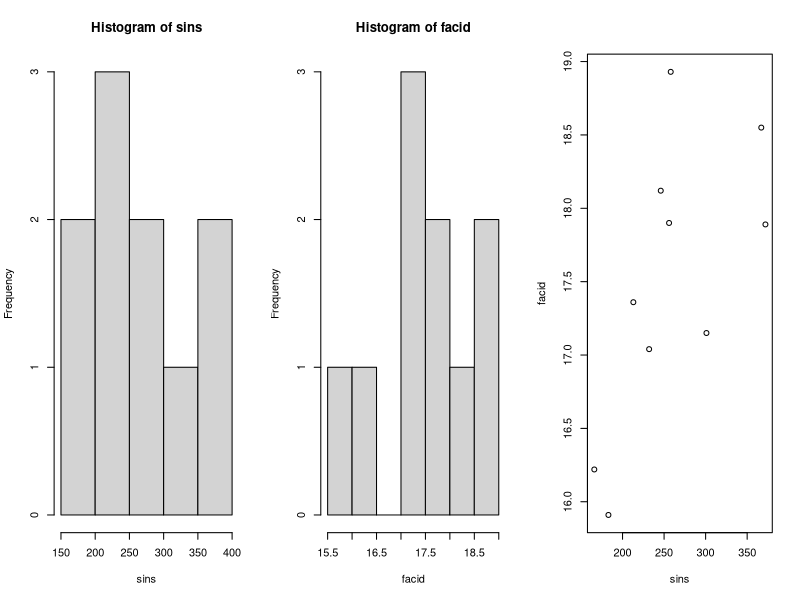
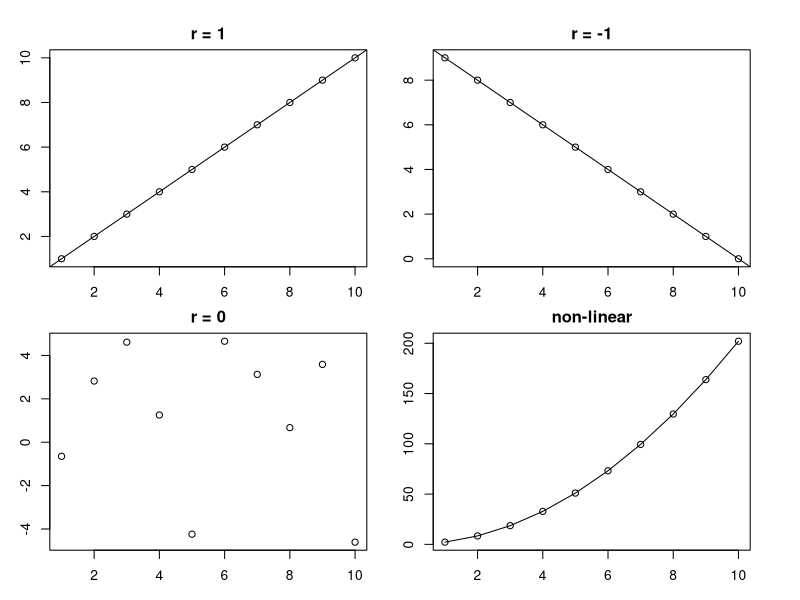
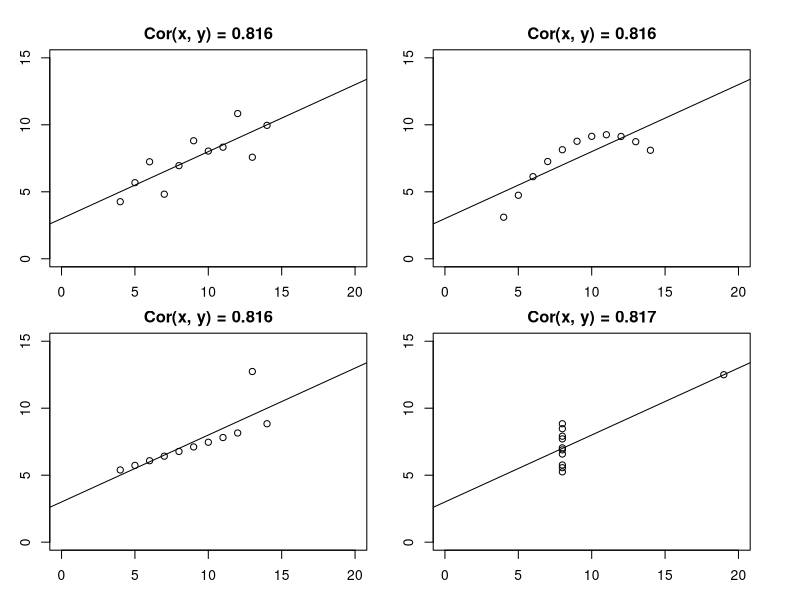
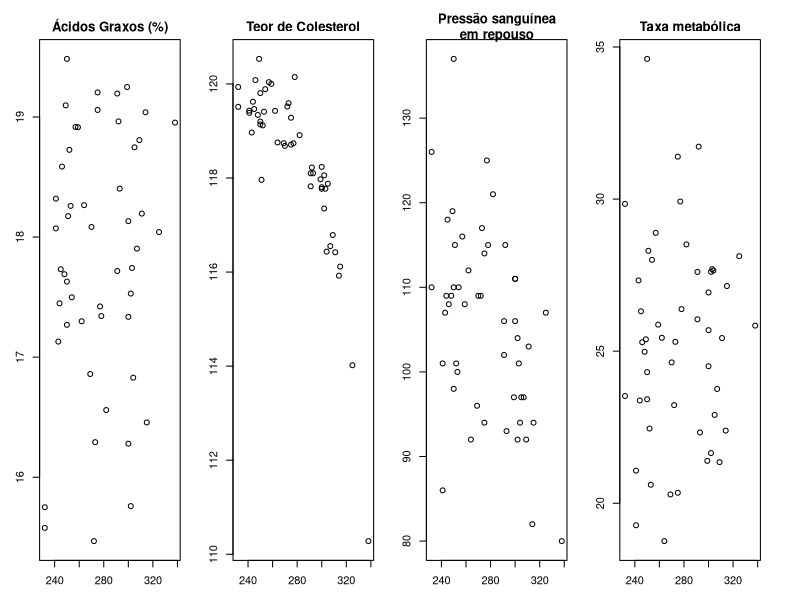
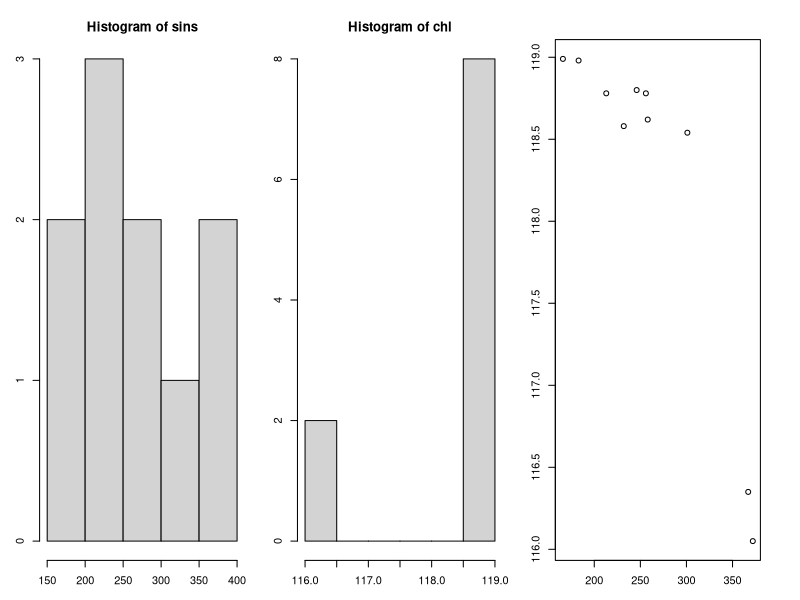
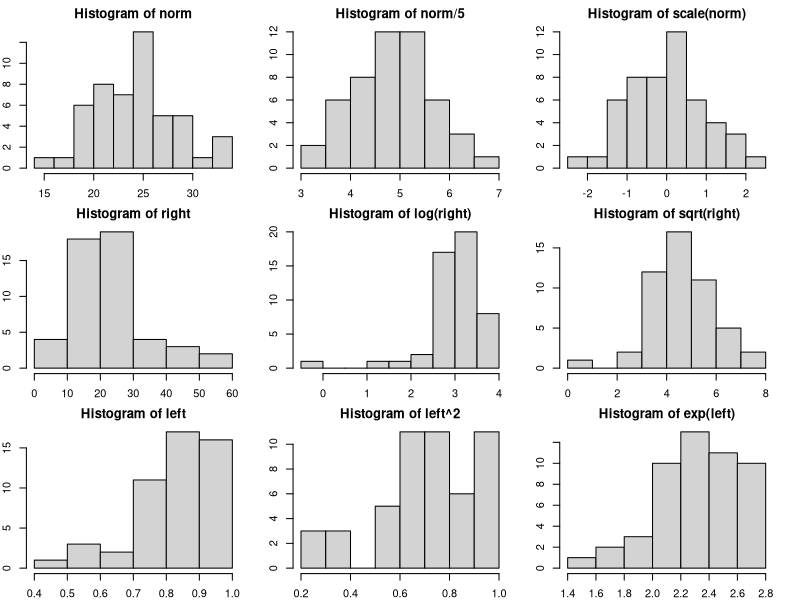
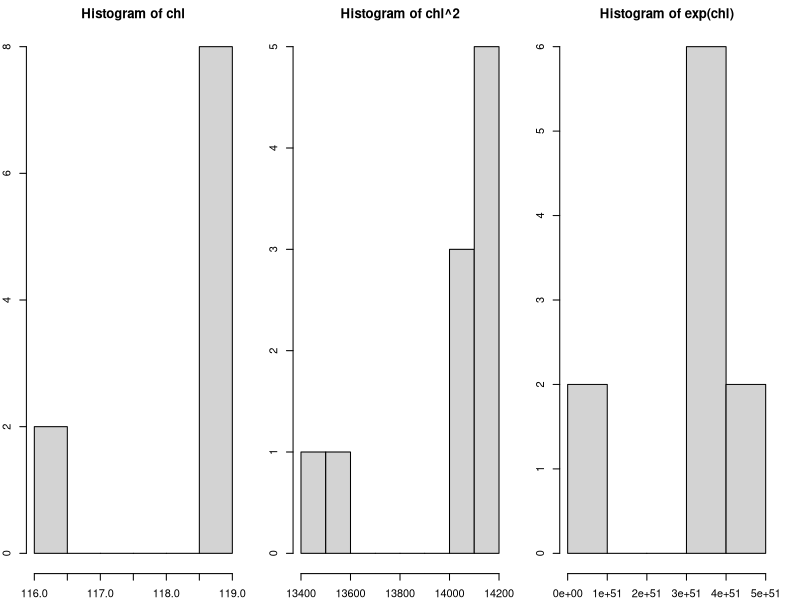
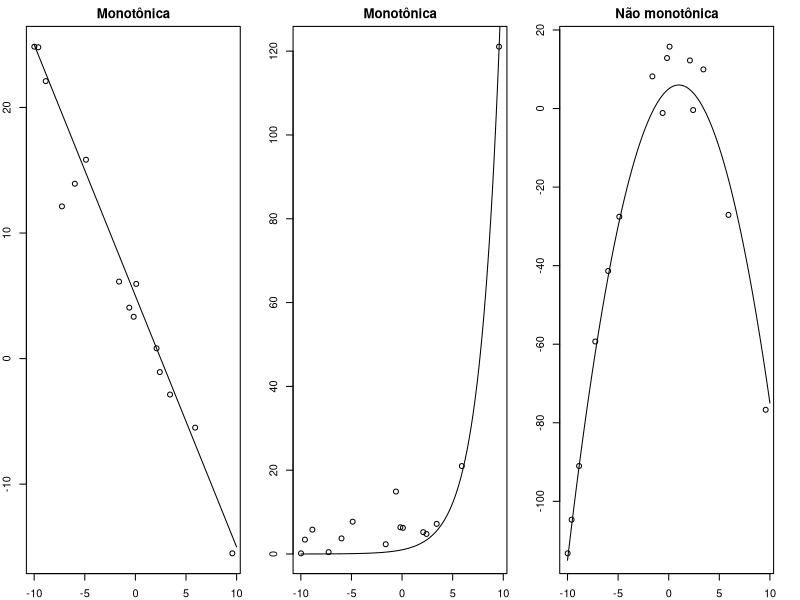

These figures' R source, in order:
## ---- chunk 1
on_change_size <- function(before, options, envir) {
    if (before)
        return(paste(options$change_size))
}

knitr::knit_hooks$set(change_size = on_change_size)
knitr::opts_chunk$set(prompt = TRUE,
                      warning = FALSE,
                      dev.args=list(pointsize=17),
                      change_size='\\small')
set.seed(551991)
## ---- chunk 2
sins  <- c(183, 232, 166, 258, 213, 246, 256, 372, 367, 301)
facid <- c(15.91, 17.04, 16.22, 18.93, 17.36, 18.12, 17.90, 17.89, 18.55, 17.15)
name  <- c("Sensibilidade à Insulina", "Ácidos Graxos (%)")

knitr::kable(cbind(sins[1:5], facid[1:5], sins[6:10], facid[6:10]),
             col.names = rep(name, 2), digits = 2,
             caption = paste("Medidas de sensibilidade à insulina e composição",
                             "de ácido graxos em diabéticos"))
## ---- chunk 3
sins  <- c(183, 232, 166, 258, 213, 246, 256, 372, 367, 301)
facid <- c(15.91, 17.04, 16.22, 18.93, 17.36, 18.12, 17.90,
           17.89, 18.55, 17.15)
par(mfrow=c(1,3))
hist(sins)
hist(facid)
plot(sins, facid)
## ---- chunk 4
par(mfrow = c(2,2), oma=rep(1,4), mar=rep(2,4))

plot(1:10, 1:10, main = "r = 1", xlab="x", ylab="y")
abline(0, 1)

plot(1:10, 10-(1:10), main = "r = -1", xlab="x", ylab="y")
abline(10, -1)

plot(1:10, runif(10, -5, 5), main = "r = 0", xlab="x", ylab="y")
abline(6, 0)

plot(1:10,  2*(1:10)^2 + (1:10)/5, main = "non-linear", xlab="x", ylab="y")
lines(1:10, 2*(1:10)^2 + (1:10)/5)
## ---- chunk 5
cov(sins, facid) /sqrt(var(sins) * var(facid))
cor(sins, facid)
cor(sins, facid)^2
## ---- chunk 6
cor.test(sins, facid)
## ---- chunk 7
par(mfrow = c(2,2), oma=rep(1,4), mar=rep(2,4))
for (i in 1:4) {
    x = anscombe[, paste("x", i, sep="")];
    y = anscombe[, paste("y", i, sep="")];
    plot(y~x, main = sprintf("Cor(x, y) = %.3f", cor(x, y)),
         xlim=c(0,20), ylim=c(0, 15));
    abline(lm(y~x))
}
## ---- chunk 8
db <- read.table('db.tsv', header=T)
## ---- chunk 9
par(mfrow = c(1,4), mar = c(2, 2, 2, 2))
plot(fat_acid~sen_ins, data=db, main="Ácidos Graxos (%)")
plot(chl~sen_ins, data=db, main="Teor de Colesterol")
plot(bp~sen_ins, data=db, main="Pressão sanguínea\nem repouso")
plot(bmi~sen_ins, data=db, main="Taxa metabólica")
## ---- chunk 10

## ---- chunk 11
with(db, cor.test(fat_acid, sen_ins))
## ---- chunk 12
with(db, cor.test(bp, sen_ins))
## ---- chunk 13
with(db, cor.test(bmi, sen_ins))
## ---- chunk 14
with(db, cor(fat_acid, sen_ins))^2
with(db, cor(bp, sen_ins))^2
with(db, cor(bmi, sen_ins))^2
## ---- chunk 15
chl  <- c(118.98, 118.58, 118.99, 118.62, 118.78, 118.80,
          118.78, 116.05, 116.35, 118.54)
name <- c("Sensibilidade à insulina", "Colesterol")
knitr::kable(cbind(sins[1:5], chl[1:5], chl[6:10], chl[6:10]),
             col.names=rep(name,2),
             caption=paste("Medida de sensibilidade a insulina e colesterol",
                           "em pacientes"))
## ---- chunk 16
chl <- c(118.98, 118.58, 118.99, 118.62, 118.78, 118.80,
         118.78, 116.05, 116.35, 118.54)
par(mfrow = c(1, 3))
hist(sins)
hist(chl)
plot(sins, chl)
## ---- chunk 17
norm  <- rnorm(50, mean = 25, sd = 5)
right <- rnorm(50, mean = rlnorm(50, 3, 0.6), 3)
left  <- rbeta(50, 5, 1)


par(mfrow = c(3,3), oma=c(0, 0, 0, 0), mar=c(2,2,2,2))
hist(norm)
hist(norm/5)
hist(scale(norm))

hist(right)
hist(log(right))
hist(sqrt(right))

hist(left)
hist(left^2)
hist(exp(left))
## ---- chunk 18
par(mfrow = c(1,3))
hist(chl)
hist(chl^2)
hist(exp(chl))
## ---- chunk 19
x  <- runif(15, -10, 10)
y1 <- -2 * x + 5 + rnorm(15, sd = 3)
y2 <- exp(x/2) + rexp(15, rate = .25)
y3 <- -x^2 + 2*x + 5 + rnorm(15, sd = 5)
xs <- seq(-10, 10, .1)
par(mfrow = c(1, 3))
plot(x, y1, main = "Monotônica")
lines(xs, -2*xs + 5)
plot(x, y2, main = "Monotônica")
lines(xs, exp(xs/2))
plot(x, y3, main = "Não monotônica")
lines(xs, -xs^2 + 2 * xs + 5)
## ---- chunk 20
par(mfrow=c(1,4), mar = c(2, 2, 2, 2))
plot(sins, chl, main = "sins vs chl")
plot(sins, rank(sins), main="sins vs rank(sins)")
plot(chl, rank(chl), main="chl vs rank(chl)")
plot(rank(sins), rank(chl), , main="rank(sins) vs rank(chl)")
## ---- chunk 21
cor(sins, chl)
cor(sins, chl, method = "spearman")
cor.test(sins, chl, method="spearman")
## ---- chunk 22
par(mfrow = c(1,2))
plot(chl~sen_ins, data=db)
plot(rank(chl)~rank(sen_ins), data=db)
## ---- chunk 23
with(db, cor.test(chl, sen_ins, method="spearman"))
## ---- chunk 24
par(mfrow = c(1,2))
plot(chl~fat_acid, data=db)
plot(rank(chl)~rank(fat_acid), data=db)
## ---- chunk 25
with(db, cor.test(chl, fat_acid, method="spearman"))
